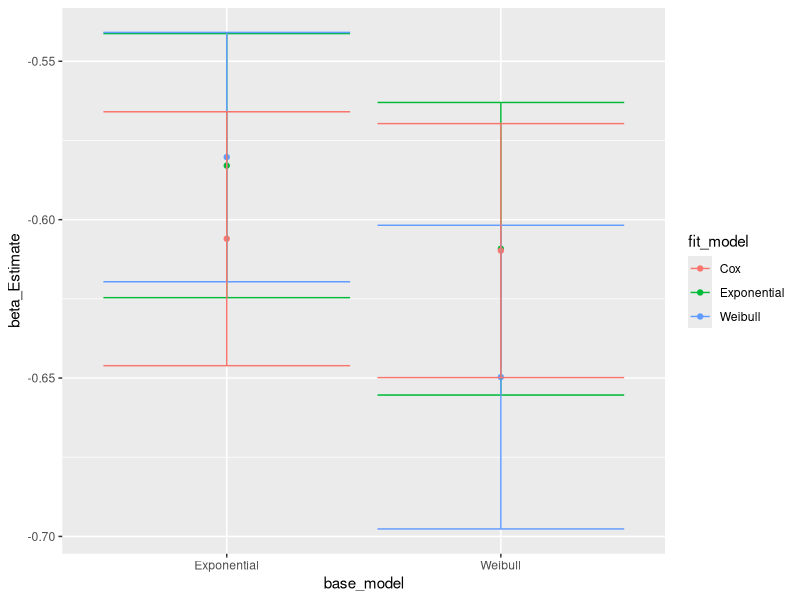

Recreate this plot in R.
## ---- chunk 1
knitr::opts_chunk$set(echo = TRUE)
library(tidyverse)
library(survival)
## ---- chunk 2

# baseline hazard: Weibull

# N = sample size    
# lambda = scale parameter in h0()
# rho = shape parameter in h0()
# beta = fixed effect parameter

simu_data <- function(N, lambda, rho, beta, baseline = "Exponential")
{
  # covariate --> N Bernoulli trials
  x <- sample(x=c(0, 1), size=N, replace=TRUE, prob=c(0.5, 0.5))
  v <- runif(n=N)
  if (baseline == "Exponential") {
    Tlat <- log(v)/(-exp(x * beta) * lambda)}
  else{
    # Weibull latent event times
    Tlat <- (- log(v) / (lambda * exp(x * beta)))^(1 / rho)
  }

  # data set
  data.frame(id=1:N,
             time=Tlat,
             x=x,
             baseline = baseline, stringsAsFactors = FALSE, row.names = NULL)
}
## ---- chunk 3
# #Simulation
# set.seed(1234)
# sim_num = 100 #Number of simulations
# betaHat <- rep(NA, sim_num) #Initial mean beta for each simulation
# baseline = "Cox" #The model for generated data
# fitmodel = "Cox" #The model to fit data
# for(k in 1:sim_num)
# {
#   dat <- simu_data(N=100, lambda=0.01, rho=1, beta=-0.6, baseline = baseline)
#   if(fitmodel == "Exponential"){
#     fit <- survreg(Surv(time) ~ x, data = dat, dist = "exponential")
#     betaHat[k] <- -fit$coefficients[-1]
#   } else if(fitmodel == "Cox"){
#     fit <- coxph(Surv(time) ~ x, data=dat)
#     betaHat[k] <- fit$coefficients[-1]
#   }else{
#     fit <- survreg(Surv(time) ~ x, data = dat, dist = "weibull")
#     betaHat[k] <- -fit$coefficients[-1] / fit$scale
#   }
# }
# betaHat #The returned list of mean beta for each simulation
## ---- chunk 4
set.seed(1234)
sim = function(fitmodel,baseline,sim_num){
  num = sim_num
  betaHat = rep(NA, num) 
  for(k in 1:sim_num)
{
  dat <- simu_data(N=100, lambda=0.01, rho=1, beta=-0.6, baseline = baseline)
  if(fitmodel == "Exponential"){
    fit <- survreg(Surv(time) ~ x, data = dat, dist = "exponential")
    betaHat[k] <- -fit$coefficients[-1]
  } else if(fitmodel == "Cox"){
    fit <- coxph(Surv(time) ~ x, data=dat)
    betaHat[k] <- fit$coefficients[1]
  }else{
    fit <- survreg(Surv(time) ~ x, data = dat, dist = "weibull")
    betaHat[k] <- -fit$coefficients[-1] / fit$scale
  }
  }
   betaHat
  }
## ---- chunk 5
# #try
# #Exponential
# beta_exp_100 = sim("Weibull","Exponential",100)
# hist(beta_exp_100)
# mean(beta_exp_100)
# ci(beta_exp_100,confidence = 0.95)
## ---- chunk 6
library(gmodels)
model_list = list("Exponential","Weibull","Cox")
beta_hat = vector("list", length = 9)
result = tibble()
k =1
for(i in 1:2){
  for(j in 1:3){
  beta_hat[[k]]= sim(model_list[[i]],model_list[[j]],100)
  result[k,1] = model_list[[i]]
  result[k,2] = model_list[[j]]
  result[k,3] = ci(beta_hat[[k]])[[1]]
  result[k,4] = ci(beta_hat[[k]])[[2]]
  result[k,5] = ci(beta_hat[[k]])[[3]]
  result[k,6] = ci(beta_hat[[k]])[[4]]
  result[k,7] = sum(beta_hat[[k]])/100+0.6
  k = k+1
  }
}
names(result)=c("base_model","fit_model","beta_Estimate","CI_lower","CI_upper","Std_Error","Bias")
result

## ---- chunk 7

ggplot(result,aes(x = base_model,y = beta_Estimate,color = fit_model))+geom_point()+geom_errorbar(aes(ymin=CI_lower,ymax = CI_upper))
